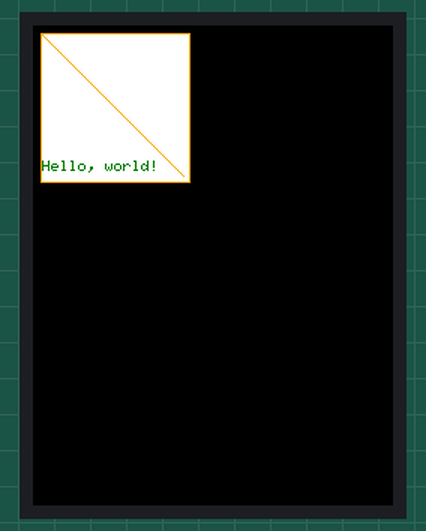
The sketch below on a simulated Teensy 4. Shown: 240×320 colour display. What the sketch prints to the serial monitor is not drawn.

Above: at 0.3 s.

The sketch:

tft-test.ino
```cpp
// TFT test program
// Shamim Mohamed 2020-01-14

// Use https://github.com/PaulStoffregen/ILI9341_t3 instead?
#define USE_T3

#include <SPI.h>
#include <Wire.h>

#ifdef USE_T3
#include <ILI9341_t3.h>
#else
#include <Adafruit_GFX.h>
#include <Adafruit_ILI9341.h>
#endif

const int tftWidth = 320;
const int tftHeight = 240;

const int tftDC = 5;
const int tftCS = 10;
const int tftSDCS = 4;
const int tftReset = 6;

// HW SPI on the Teensy 4.0:
// SCLK = 13
// MISO = 12
// MOSI = 11

// The backlight pin on the TFT
const int8_t tftBacklight = 15;

// The TFT panel, using HW SPI.
#ifdef USE_T3
ILI9341_t3 tft = ILI9341_t3(tftCS, tftDC);
#else
Adafruit_ILI9341 tft = Adafruit_ILI9341(tftCS, tftDC);
#endif

const int tftFG = ILI9341_ORANGE;
const int tftBG = ILI9341_WHITE;
const int tftTXT = ILI9341_DARKGREEN;

void setup() {
    digitalWrite(tftReset, LOW);
    delay(1);
    digitalWrite(tftReset, HIGH);
    digitalWrite(tftBacklight, HIGH);

    tft.begin();
    tft.fillScreen(ILI9341_BLACK);

    Serial.begin(115200);
    while (!Serial)
        ;
    Serial.println("Started.");

    // read diagnostics (optional but can help debug problems)
    uint8_t x = tft.readcommand8(ILI9341_RDMODE);
    Serial.print("Display Power Mode: 0x"); Serial.println(x, HEX);
    x = tft.readcommand8(ILI9341_RDMADCTL);
    Serial.print("MADCTL Mode: 0x"); Serial.println(x, HEX);
    x = tft.readcommand8(ILI9341_RDPIXFMT);
    Serial.print("Pixel Format: 0x"); Serial.println(x, HEX);
    x = tft.readcommand8(ILI9341_RDIMGFMT);
    Serial.print("Image Format: 0x"); Serial.println(x, HEX);
    x = tft.readcommand8(ILI9341_RDSELFDIAG);
    Serial.print("Self Diagnostic: 0x"); Serial.println(x, HEX);

    tft.setTextColor(tftTXT);
    tft.setTextWrap(false);

    tft.fillRect(5, 5, 100, 100, tftBG);
    tft.drawRect(5, 5, 100, 100, tftFG);
    tft.drawLine(5, 5, 100, 100, tftFG);

    tft.setCursor(6, 90);
    tft.print("Hello, world!");
}

void loop() {}
```
